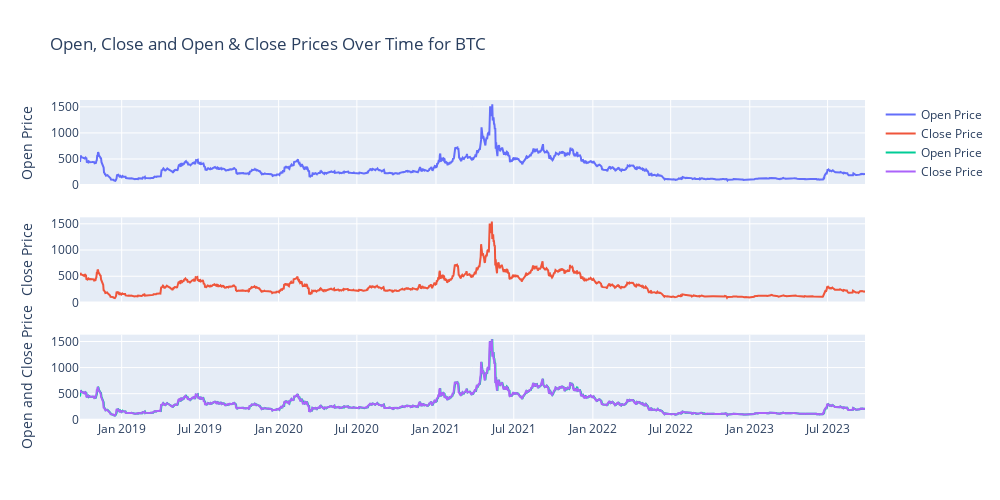

Here is the notebook cell this chart was saved with:
### Markdown cell above
### Now, subplots for Open and Closed Prices

### Code cell
#Subplots for open and close prices

fig = make_subplots(rows=3, cols=1, shared_xaxes=True, vertical_spacing=0.1)

# First subplot (Open Price)
fig.add_trace(go.Scatter(x=BCH['Date'], y=BCH['Open'], mode='lines', name='Open Price'), row=1, col=1)
fig.update_yaxes(title_text="Open Price", row=1, col=1)

# Second subplot (Close Price)
fig.add_trace(go.Scatter(x=BCH['Date'], y=BCH['Close'], mode='lines', name='Close Price'), row=2, col=1)
fig.update_yaxes(title_text="Close Price", row=2, col=1)

# Third subplot(Open and Close Prices)
fig.add_trace(go.Scatter(x=BCH['Date'], y=BCH['Open'], mode='lines', name='Open Price'), row=3, col=1)
fig.add_trace(go.Scatter(x=BCH['Date'], y=BCH['Close'], mode='lines', name='Close Price'), row=3, col=1)
fig.update_yaxes(title_text="Open and Close Price", row=3, col=1)

# setting up the title and size of the graph
fig.update_layout(title_text="Open, Close and Open & Close Prices Over Time for BTC",
    height=500,  # Set the height
    width=1000) # width
fig.show()

### Figure 1 — Plotly figure (JSON) as saved in the notebook; plotly's stock layout.template omitted (floating-point values rounded to 4 significant figures; data arrays with more than 128 entries replaced by an {"elided": "..."} marker saying what was removed)
{"data": [{"mode": "lines", "name": "Open Price", "type": "scatter", "x": {"elided": "1827 str values"}, "xaxis": "x", "y": {"elided": "1827 float values"}, "yaxis": "y"}, {"mode": "lines", "name": "Close Price", "type": "scatter", "x": {"elided": "1827 str values"}, "xaxis": "x2", "y": {"elided": "1827 float values"}, "yaxis": "y2"}, {"mode": "lines", "name": "Open Price", "type": "scatter", "x": {"elided": "1827 str values"}, "xaxis": "x3", "y": {"elided": "1827 float values"}, "yaxis": "y3"}, {"mode": "lines", "name": "Close Price", "type": "scatter", "x": {"elided": "1827 str values"}, "xaxis": "x3", "y": {"elided": "1827 float values"}, "yaxis": "y3"}], "layout": {"height": 500, "title": {"text": "Open, Close and Open & Close Prices Over Time for BTC"}, "width": 1000, "xaxis": {"anchor": "y", "domain": [0, 1], "matches": "x3", "showticklabels": false}, "xaxis2": {"anchor": "y2", "domain": [0, 1], "matches": "x3", "showticklabels": false}, "xaxis3": {"anchor": "y3", "domain": [0, 1]}, "yaxis": {"anchor": "x", "domain": [0.7333, 1], "title": {"text": "Open Price"}}, "yaxis2": {"anchor": "x2", "domain": [0.3667, 0.6333], "title": {"text": "Close Price"}}, "yaxis3": {"anchor": "x3", "domain": [0, 0.2667], "title": {"text": "Open and Close Price"}}}}
